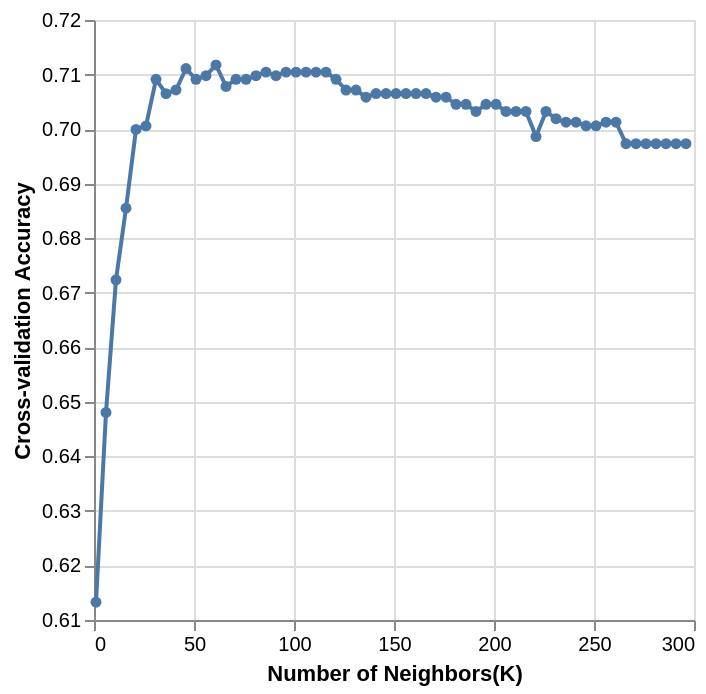

The cell this chart's notebook holds for it:
### Code cell
#plot line graph
accuracy_vs_k = alt.Chart(accuracies_grid).mark_line(point=True).encode(
    x=alt.X('n_neighbors').title('Number of Neighbors(K)'),
    y=alt.Y('mean_test_score').scale(zero=False).title('Cross-validation Accuracy')
)
accuracy_vs_k

### Figure 1 — Vega-Lite specification as saved in the notebook (floating-point values rounded to 4 significant figures)
{"config": {"view": {"continuousWidth": 300, "continuousHeight": 300}}, "data": {"name": "data-f371024ff6b1aadb7c7a037bc6353521"}, "mark": {"type": "line", "point": true}, "encoding": {"x": {"field": "n_neighbors", "title": "Number of Neighbors(K)", "type": "quantitative"}, "y": {"field": "mean_test_score", "scale": {"zero": false}, "title": "Cross-validation Accuracy", "type": "quantitative"}}, "$schema": "https://vega.github.io/schema/vega-lite/v5.20.1.json", "datasets": {"data-f371024ff6b1aadb7c7a037bc6353521": [{"n_neighbors": 1, "mean_test_score": 0.6133}, {"n_neighbors": 6, "mean_test_score": 0.6481}, {"n_neighbors": 11, "mean_test_score": 0.6724}, {"n_neighbors": 16, "mean_test_score": 0.6855}, {"n_neighbors": 21, "mean_test_score": 0.6999}, {"n_neighbors": 26, "mean_test_score": 0.7006}, {"n_neighbors": 31, "mean_test_score": 0.7091}, {"n_neighbors": 36, "mean_test_score": 0.7065}, {"n_neighbors": 41, "mean_test_score": 0.7072}, {"n_neighbors": 46, "mean_test_score": 0.7111}, {"n_neighbors": 51, "mean_test_score": 0.7091}, {"n_neighbors": 56, "mean_test_score": 0.7098}, {"n_neighbors": 61, "mean_test_score": 0.7118}, {"n_neighbors": 66, "mean_test_score": 0.7078}, {"n_neighbors": 71, "mean_test_score": 0.7091}, {"n_neighbors": 76, "mean_test_score": 0.7091}, {"n_neighbors": 81, "mean_test_score": 0.7098}, {"n_neighbors": 86, "mean_test_score": 0.7104}, {"n_neighbors": 91, "mean_test_score": 0.7098}, {"n_neighbors": 96, "mean_test_score": 0.7104}, {"n_neighbors": 101, "mean_test_score": 0.7104}, {"n_neighbors": 106, "mean_test_score": 0.7104}, {"n_neighbors": 111, "mean_test_score": 0.7104}, {"n_neighbors": 116, "mean_test_score": 0.7104}, {"n_neighbors": 121, "mean_test_score": 0.7091}, {"n_neighbors": 126, "mean_test_score": 0.7072}, {"n_neighbors": 131, "mean_test_score": 0.7072}, {"n_neighbors": 136, "mean_test_score": 0.7059}, {"n_neighbors": 141, "mean_test_score": 0.7065}, {"n_neighbors": 146, "mean_test_score": 0.7065}, {"n_neighbors": 151, "mean_test_score": 0.7065}, {"n_neighbors": 156, "mean_test_score": 0.7065}, {"n_neighbors": 161, "mean_test_score": 0.7065}, {"n_neighbors": 166, "mean_test_score": 0.7065}, {"n_neighbors": 171, "mean_test_score": 0.7059}, {"n_neighbors": 176, "mean_test_score": 0.7059}, {"n_neighbors": 181, "mean_test_score": 0.7045}, {"n_neighbors": 186, "mean_test_score": 0.7045}, {"n_neighbors": 191, "mean_test_score": 0.7032}, {"n_neighbors": 196, "mean_test_score": 0.7045}, {"n_neighbors": 201, "mean_test_score": 0.7045}, {"n_neighbors": 206, "mean_test_score": 0.7032}, {"n_neighbors": 211, "mean_test_score": 0.7032}, {"n_neighbors": 216, "mean_test_score": 0.7032}, {"n_neighbors": 221, "mean_test_score": 0.6986}, {"n_neighbors": 226, "mean_test_score": 0.7032}, {"n_neighbors": 231, "mean_test_score": 0.7019}, {"n_neighbors": 236, "mean_test_score": 0.7013}, {"n_neighbors": 241, "mean_test_score": 0.7013}, {"n_neighbors": 246, "mean_test_score": 0.7006}, {"n_neighbors": 251, "mean_test_score": 0.7006}, {"n_neighbors": 256, "mean_test_score": 0.7013}, {"n_neighbors": 261, "mean_test_score": 0.7013}, {"n_neighbors": 266, "mean_test_score": 0.6973}, {"n_neighbors": 271, "mean_test_score": 0.6973}, {"n_neighbors": 276, "mean_test_score": 0.6973}, {"n_neighbors": 281, "mean_test_score": 0.6973}, {"n_neighbors": 286, "mean_test_score": 0.6973}, {"n_neighbors": 291, "mean_test_score": 0.6973}, {"n_neighbors": 296, "mean_test_score": 0.6973}]}}
